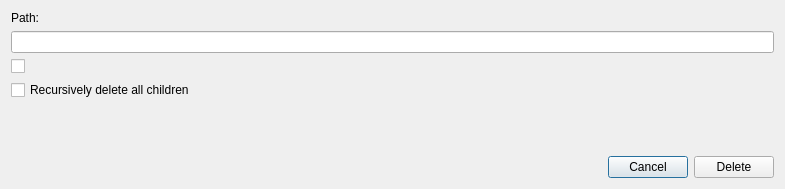
<?xml version="1.0" encoding="UTF-8"?>
<ui version="4.0">
 <class>DeleteNodeDialog</class>
 <widget class="QDialog" name="DeleteNodeDialog">
  <property name="geometry">
   <rect>
    <x>0</x>
    <y>0</y>
    <width>785</width>
    <height>189</height>
   </rect>
  </property>
  <property name="windowTitle">
   <string>Delete Node</string>
  </property>
  <layout class="QVBoxLayout" name="verticalLayout">
   <item>
    <widget class="QLabel" name="label">
     <property name="text">
      <string>Path:</string>
     </property>
    </widget>
   </item>
   <item>
    <widget class="QLineEdit" name="pathLineEdit">
     <property name="readOnly">
      <bool>true</bool>
     </property>
    </widget>
   </item>
   <item>
    <widget class="QCheckBox" name="versionCheckBox">
     <property name="text">
      <string/>
     </property>
    </widget>
   </item>
   <item>
    <widget class="QCheckBox" name="recursiveCheckBox">
     <property name="text">
      <string>Recursively delete all children</string>
     </property>
    </widget>
   </item>
   <item>
    <spacer name="verticalSpacer">
     <property name="orientation">
      <enum>Qt::Vertical</enum>
     </property>
     <property name="sizeHint" stdset="0">
      <size>
       <width>20</width>
       <height>40</height>
      </size>
     </property>
    </spacer>
   </item>
   <item>
    <layout class="QHBoxLayout" name="horizontalLayout">
     <item>
      <spacer name="horizontalSpacer">
       <property name="orientation">
        <enum>Qt::Horizontal</enum>
       </property>
       <property name="sizeHint" stdset="0">
        <size>
         <width>40</width>
         <height>20</height>
        </size>
       </property>
      </spacer>
     </item>
     <item>
      <widget class="QPushButton" name="cancelButton">
       <property name="text">
        <string>Cancel</string>
       </property>
      </widget>
     </item>
     <item>
      <widget class="QPushButton" name="deleteButton">
       <property name="text">
        <string>Delete</string>
       </property>
      </widget>
     </item>
    </layout>
   </item>
  </layout>
 </widget>
 <layoutdefault spacing="6" margin="11"/>
 <resources/>
 <connections/>
</ui>
